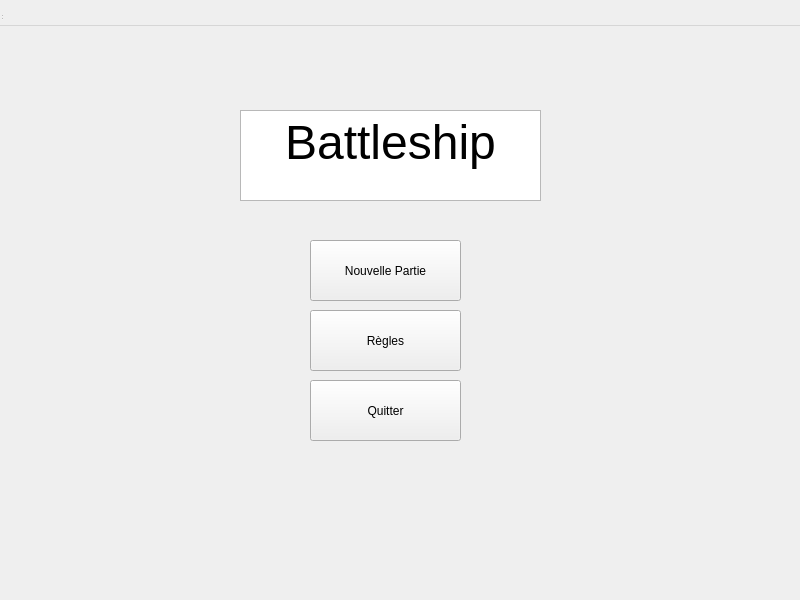
<?xml version="1.0" encoding="UTF-8"?>
<ui version="4.0">
 <class>Home</class>
 <widget class="QWidget" name="Home">
  <property name="geometry">
   <rect>
    <x>0</x>
    <y>0</y>
    <width>800</width>
    <height>600</height>
   </rect>
  </property>
  <property name="windowTitle">
   <string>Bataille Navale</string>
  </property>
  <widget class="QWidget" name="centralwidget" native="true">
   <property name="geometry">
    <rect>
     <x>0</x>
     <y>110</y>
     <width>800</width>
     <height>600</height>
    </rect>
   </property>
   <widget class="QTextBrowser" name="textBrowser">
    <property name="geometry">
     <rect>
      <x>240</x>
      <y>0</y>
      <width>301</width>
      <height>91</height>
     </rect>
    </property>
    <property name="html">
     <string>&lt;!DOCTYPE HTML PUBLIC &quot;-//W3C//DTD HTML 4.0//EN&quot; &quot;http://www.w3.org/TR/REC-html40/strict.dtd&quot;&gt;
&lt;html&gt;&lt;head&gt;&lt;meta name=&quot;qrichtext&quot; content=&quot;1&quot; /&gt;&lt;style type=&quot;text/css&quot;&gt;
p, li { white-space: pre-wrap; }
&lt;/style&gt;&lt;/head&gt;&lt;body style=&quot; font-family:'MS Shell Dlg 2'; font-size:7.8pt; font-weight:400; font-style:normal;&quot;&gt;
&lt;p align=&quot;center&quot; style=&quot; margin-top:0px; margin-bottom:0px; margin-left:0px; margin-right:0px; -qt-block-indent:0; text-indent:0px;&quot;&gt;&lt;span style=&quot; font-size:36pt;&quot;&gt;Battleship&lt;/span&gt;&lt;/p&gt;&lt;/body&gt;&lt;/html&gt;</string>
    </property>
   </widget>
   <widget class="QPushButton" name="BoutonNP">
    <property name="geometry">
     <rect>
      <x>310</x>
      <y>130</y>
      <width>151</width>
      <height>61</height>
     </rect>
    </property>
    <property name="text">
     <string>Nouvelle Partie</string>
    </property>
   </widget>
   <widget class="QPushButton" name="BoutonR">
    <property name="geometry">
     <rect>
      <x>310</x>
      <y>200</y>
      <width>151</width>
      <height>61</height>
     </rect>
    </property>
    <property name="text">
     <string>Règles</string>
    </property>
   </widget>
   <widget class="QPushButton" name="BoutonQ">
    <property name="geometry">
     <rect>
      <x>310</x>
      <y>270</y>
      <width>151</width>
      <height>61</height>
     </rect>
    </property>
    <property name="text">
     <string>Quitter</string>
    </property>
   </widget>
  </widget>
  <widget class="QMenuBar" name="menubar">
   <property name="geometry">
    <rect>
     <x>0</x>
     <y>0</y>
     <width>800</width>
     <height>26</height>
    </rect>
   </property>
  </widget>
  <widget class="QStatusBar" name="statusbar">
   <property name="geometry">
    <rect>
     <x>0</x>
     <y>0</y>
     <width>3</width>
     <height>21</height>
    </rect>
   </property>
  </widget>
 </widget>
 <resources/>
 <connections/>
</ui>
